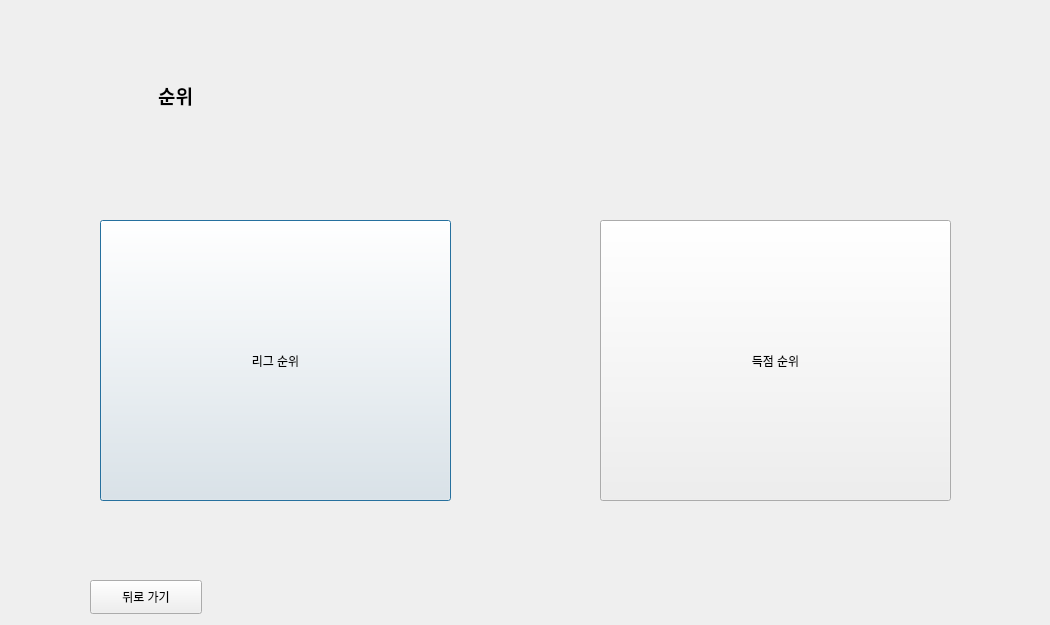
<?xml version="1.0" encoding="UTF-8"?>
<ui version="4.0">
 <class>Dialog</class>
 <widget class="QDialog" name="Dialog">
  <property name="geometry">
   <rect>
    <x>0</x>
    <y>0</y>
    <width>1050</width>
    <height>625</height>
   </rect>
  </property>
  <property name="windowTitle">
   <string>Dialog</string>
  </property>
  <widget class="QLabel" name="label">
   <property name="geometry">
    <rect>
     <x>60</x>
     <y>60</y>
     <width>231</width>
     <height>71</height>
    </rect>
   </property>
   <property name="text">
    <string>&lt;html&gt;&lt;head/&gt;&lt;body&gt;&lt;p align=&quot;center&quot;&gt;&lt;span style=&quot; font-size:14pt; font-weight:600;&quot;&gt;순위&lt;/span&gt;&lt;/p&gt;&lt;/body&gt;&lt;/html&gt;</string>
   </property>
  </widget>
  <widget class="QPushButton" name="pushButton">
   <property name="geometry">
    <rect>
     <x>100</x>
     <y>220</y>
     <width>351</width>
     <height>281</height>
    </rect>
   </property>
   <property name="text">
    <string>리그 순위</string>
   </property>
  </widget>
  <widget class="QPushButton" name="pushButton_2">
   <property name="geometry">
    <rect>
     <x>600</x>
     <y>220</y>
     <width>351</width>
     <height>281</height>
    </rect>
   </property>
   <property name="text">
    <string>득점 순위</string>
   </property>
  </widget>
  <widget class="QPushButton" name="pushButton_3">
   <property name="geometry">
    <rect>
     <x>90</x>
     <y>580</y>
     <width>112</width>
     <height>34</height>
    </rect>
   </property>
   <property name="text">
    <string>뒤로 가기</string>
   </property>
  </widget>
 </widget>
 <resources/>
 <connections/>
 <slots>
  <slot>goLeagueRank()</slot>
  <slot>goGoalRank()</slot>
  <slot>goStart()</slot>
 </slots>
</ui>
